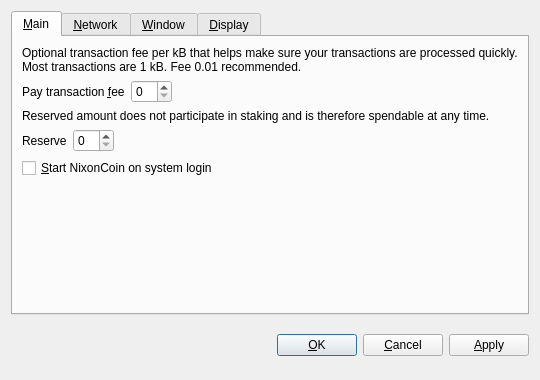
<?xml version="1.0" encoding="UTF-8"?>
<ui version="4.0">
 <class>OptionsDialog</class>
 <widget class="QDialog" name="OptionsDialog">
  <property name="geometry">
   <rect>
    <x>0</x>
    <y>0</y>
    <width>540</width>
    <height>380</height>
   </rect>
  </property>
  <property name="windowTitle">
   <string>Options</string>
  </property>
  <property name="modal">
   <bool>true</bool>
  </property>
  <layout class="QVBoxLayout" name="verticalLayout">
   <item>
    <widget class="QTabWidget" name="tabWidget">
     <property name="tabPosition">
      <enum>QTabWidget::North</enum>
     </property>
     <property name="currentIndex">
      <number>0</number>
     </property>
     <widget class="QWidget" name="tabMain">
      <attribute name="title">
       <string>&amp;Main</string>
      </attribute>
      <layout class="QVBoxLayout" name="verticalLayout_Main">
       <item>
        <widget class="QLabel" name="transactionFeeInfoLabel">
         <property name="text">
          <string>Optional transaction fee per kB that helps make sure your transactions are processed quickly. Most transactions are 1 kB. Fee 0.01 recommended.</string>
         </property>
         <property name="textFormat">
          <enum>Qt::PlainText</enum>
         </property>
         <property name="wordWrap">
          <bool>true</bool>
         </property>
        </widget>
       </item>
       <item>
        <layout class="QHBoxLayout" name="horizontalLayoutFee">
         <item>
          <widget class="QLabel" name="transactionFeeLabel">
           <property name="text">
            <string>Pay transaction &amp;fee</string>
           </property>
           <property name="textFormat">
            <enum>Qt::PlainText</enum>
           </property>
           <property name="buddy">
            <cstring>transactionFee</cstring>
           </property>
          </widget>
         </item>
         <item>
          <widget class="BitcoinAmountField" name="transactionFee"/>
         </item>
         <item>
          <spacer name="horizontalSpacerFee">
           <property name="orientation">
            <enum>Qt::Horizontal</enum>
           </property>
           <property name="sizeHint" stdset="0">
            <size>
             <width>40</width>
             <height>20</height>
            </size>
           </property>
          </spacer>
         </item>
        </layout>
       </item>
       <item>
        <widget class="QLabel" name="reserveBalanceInfoLabel">
         <property name="text">
          <string>Reserved amount does not participate in staking and is therefore spendable at any time.</string>
         </property>
         <property name="textFormat">
          <enum>Qt::PlainText</enum>
         </property>
         <property name="wordWrap">
          <bool>true</bool>
         </property>
        </widget>
       </item>
       <item>
        <layout class="QHBoxLayout" name="horizontalLayoutReserveBalance">
         <item>
          <widget class="QLabel" name="reserveBalanceLabel">
           <property name="text">
            <string>Reserve</string>
           </property>
           <property name="textFormat">
            <enum>Qt::PlainText</enum>
           </property>
           <property name="buddy">
            <cstring>reserveBalance</cstring>
           </property>
          </widget>
         </item>
         <item>
          <widget class="BitcoinAmountField" name="reserveBalance"/>
         </item>
         <item>
          <spacer name="horizontalSpacerReserveBalance">
           <property name="orientation">
            <enum>Qt::Horizontal</enum>
           </property>
           <property name="sizeHint" stdset="0">
            <size>
             <width>40</width>
             <height>20</height>
            </size>
           </property>
          </spacer>
         </item>
        </layout>
       </item>
       <item>
        <widget class="QCheckBox" name="bitcoinAtStartup">
         <property name="toolTip">
          <string>Automatically start NixonCoin after logging in to the system.</string>
         </property>
         <property name="text">
          <string>&amp;Start NixonCoin on system login</string>
         </property>
        </widget>
       </item>
       <item>
        <spacer name="verticalSpacer_Main">
         <property name="orientation">
          <enum>Qt::Vertical</enum>
         </property>
         <property name="sizeHint" stdset="0">
          <size>
           <width>20</width>
           <height>40</height>
          </size>
         </property>
        </spacer>
       </item>
      </layout>
     </widget>
     <widget class="QWidget" name="tabNetwork">
      <attribute name="title">
       <string>&amp;Network</string>
      </attribute>
      <layout class="QVBoxLayout" name="verticalLayout_Network">
       <item>
        <widget class="QCheckBox" name="mapPortUpnp">
         <property name="toolTip">
          <string>Automatically open the NixonCoin client port on the router. This only works when your router supports UPnP and it is enabled.</string>
         </property>
         <property name="text">
          <string>Map port using &amp;UPnP</string>
         </property>
        </widget>
       </item>
       <item>
        <widget class="QCheckBox" name="connectSocks">
         <property name="toolTip">
          <string>Connect to the NixonCoin network through a SOCKS proxy (e.g. when connecting through Tor).</string>
         </property>
         <property name="text">
          <string>&amp;Connect through SOCKS proxy:</string>
         </property>
        </widget>
       </item>
       <item>
        <layout class="QHBoxLayout" name="horizontalLayout_Network">
         <item>
          <widget class="QLabel" name="proxyIpLabel">
           <property name="text">
            <string>Proxy &amp;IP:</string>
           </property>
           <property name="textFormat">
            <enum>Qt::PlainText</enum>
           </property>
           <property name="buddy">
            <cstring>proxyIp</cstring>
           </property>
          </widget>
         </item>
         <item>
          <widget class="QValidatedLineEdit" name="proxyIp">
           <property name="maximumSize">
            <size>
             <width>140</width>
             <height>16777215</height>
            </size>
           </property>
           <property name="toolTip">
            <string>IP address of the proxy (e.g. 127.0.0.1)</string>
           </property>
          </widget>
         </item>
         <item>
          <widget class="QLabel" name="proxyPortLabel">
           <property name="text">
            <string>&amp;Port:</string>
           </property>
           <property name="textFormat">
            <enum>Qt::PlainText</enum>
           </property>
           <property name="buddy">
            <cstring>proxyPort</cstring>
           </property>
          </widget>
         </item>
         <item>
          <widget class="QLineEdit" name="proxyPort">
           <property name="maximumSize">
            <size>
             <width>55</width>
             <height>16777215</height>
            </size>
           </property>
           <property name="toolTip">
            <string>Port of the proxy (e.g. 9050)</string>
           </property>
          </widget>
         </item>
         <item>
          <widget class="QLabel" name="socksVersionLabel">
           <property name="text">
            <string>SOCKS &amp;Version:</string>
           </property>
           <property name="textFormat">
            <enum>Qt::PlainText</enum>
           </property>
           <property name="buddy">
            <cstring>socksVersion</cstring>
           </property>
          </widget>
         </item>
         <item>
          <widget class="QValueComboBox" name="socksVersion">
           <property name="toolTip">
            <string>SOCKS version of the proxy (e.g. 5)</string>
           </property>
          </widget>
         </item>
         <item>
          <spacer name="horizontalSpacer_Network">
           <property name="orientation">
            <enum>Qt::Horizontal</enum>
           </property>
           <property name="sizeHint" stdset="0">
            <size>
             <width>40</width>
             <height>20</height>
            </size>
           </property>
          </spacer>
         </item>
        </layout>
       </item>
       <item>
        <spacer name="verticalSpacer_Network">
         <property name="orientation">
          <enum>Qt::Vertical</enum>
         </property>
         <property name="sizeHint" stdset="0">
          <size>
           <width>20</width>
           <height>40</height>
          </size>
         </property>
        </spacer>
       </item>
      </layout>
     </widget>
     <widget class="QWidget" name="tabWindow">
      <attribute name="title">
       <string>&amp;Window</string>
      </attribute>
      <layout class="QVBoxLayout" name="verticalLayout_Window">
       <item>
        <widget class="QCheckBox" name="minimizeToTray">
         <property name="toolTip">
          <string>Show only a tray icon after minimizing the window.</string>
         </property>
         <property name="text">
          <string>&amp;Minimize to the tray instead of the taskbar</string>
         </property>
        </widget>
       </item>
       <item>
        <widget class="QCheckBox" name="minimizeOnClose">
         <property name="toolTip">
          <string>Minimize instead of exit the application when the window is closed. When this option is enabled, the application will be closed only after selecting Quit in the menu.</string>
         </property>
         <property name="text">
          <string>M&amp;inimize on close</string>
         </property>
        </widget>
       </item>
       <item>
        <spacer name="verticalSpacer_Window">
         <property name="orientation">
          <enum>Qt::Vertical</enum>
         </property>
         <property name="sizeHint" stdset="0">
          <size>
           <width>20</width>
           <height>40</height>
          </size>
         </property>
        </spacer>
       </item>
      </layout>
     </widget>
     <widget class="QWidget" name="tabDisplay">
      <attribute name="title">
       <string>&amp;Display</string>
      </attribute>
      <layout class="QVBoxLayout" name="verticalLayout_Display">
       <item>
        <layout class="QHBoxLayout" name="horizontalLayout_1_Display">
         <item>
          <widget class="QLabel" name="langLabel">
           <property name="text">
            <string>User Interface &amp;language:</string>
           </property>
           <property name="textFormat">
            <enum>Qt::PlainText</enum>
           </property>
           <property name="buddy">
            <cstring>lang</cstring>
           </property>
          </widget>
         </item>
         <item>
          <widget class="QValueComboBox" name="lang">
           <property name="toolTip">
            <string>The user interface language can be set here. This setting will take effect after restarting NixonCoin.</string>
           </property>
          </widget>
         </item>
        </layout>
       </item>
       <item>
        <layout class="QHBoxLayout" name="horizontalLayout_2_Display">
         <item>
          <widget class="QLabel" name="unitLabel">
           <property name="text">
            <string>&amp;Unit to show amounts in:</string>
           </property>
           <property name="textFormat">
            <enum>Qt::PlainText</enum>
           </property>
           <property name="buddy">
            <cstring>unit</cstring>
           </property>
          </widget>
         </item>
         <item>
          <widget class="QValueComboBox" name="unit">
           <property name="toolTip">
            <string>Choose the default subdivision unit to show in the interface and when sending coins.</string>
           </property>
          </widget>
         </item>
        </layout>
       </item>
       <item>
        <widget class="QCheckBox" name="displayAddresses">
         <property name="toolTip">
          <string>Whether to show NixonCoin addresses in the transaction list or not.</string>
         </property>
         <property name="text">
          <string>&amp;Display addresses in transaction list</string>
         </property>
        </widget>
       </item>
       <item>
        <widget class="QCheckBox" name="coinControlFeatures">
         <property name="toolTip">
          <string>Whether to show coin control features or not.</string>
         </property>
         <property name="text">
          <string>Display coin &amp;control features (experts only!)</string>
         </property>
        </widget>
       </item>
       <item>
        <spacer name="verticalSpacer_Display">
         <property name="orientation">
          <enum>Qt::Vertical</enum>
         </property>
         <property name="sizeHint" stdset="0">
          <size>
           <width>20</width>
           <height>40</height>
          </size>
         </property>
        </spacer>
       </item>
      </layout>
     </widget>
    </widget>
   </item>
   <item>
    <layout class="QHBoxLayout" name="horizontalLayout_Buttons">
     <item>
      <spacer name="horizontalSpacer_1">
       <property name="orientation">
        <enum>Qt::Horizontal</enum>
       </property>
       <property name="sizeHint" stdset="0">
        <size>
         <width>40</width>
         <height>48</height>
        </size>
       </property>
      </spacer>
     </item>
     <item>
      <widget class="QLabel" name="statusLabel">
       <property name="font">
        <font>
         <weight>75</weight>
         <bold>true</bold>
        </font>
       </property>
       <property name="text">
        <string/>
       </property>
       <property name="textFormat">
        <enum>Qt::PlainText</enum>
       </property>
       <property name="wordWrap">
        <bool>true</bool>
       </property>
      </widget>
     </item>
     <item>
      <spacer name="horizontalSpacer_2">
       <property name="orientation">
        <enum>Qt::Horizontal</enum>
       </property>
       <property name="sizeHint" stdset="0">
        <size>
         <width>40</width>
         <height>48</height>
        </size>
       </property>
      </spacer>
     </item>
     <item>
      <widget class="QPushButton" name="okButton">
       <property name="text">
        <string>&amp;OK</string>
       </property>
      </widget>
     </item>
     <item>
      <widget class="QPushButton" name="cancelButton">
       <property name="text">
        <string>&amp;Cancel</string>
       </property>
       <property name="autoDefault">
        <bool>false</bool>
       </property>
      </widget>
     </item>
     <item>
      <widget class="QPushButton" name="applyButton">
       <property name="text">
        <string>&amp;Apply</string>
       </property>
       <property name="autoDefault">
        <bool>false</bool>
       </property>
      </widget>
     </item>
    </layout>
   </item>
  </layout>
 </widget>
 <customwidgets>
  <customwidget>
   <class>BitcoinAmountField</class>
   <extends>QSpinBox</extends>
   <header>bitcoinamountfield.h</header>
  </customwidget>
  <customwidget>
   <class>QValueComboBox</class>
   <extends>QComboBox</extends>
   <header>qvaluecombobox.h</header>
  </customwidget>
  <customwidget>
   <class>QValidatedLineEdit</class>
   <extends>QLineEdit</extends>
   <header>qvalidatedlineedit.h</header>
  </customwidget>
 </customwidgets>
 <resources/>
 <connections/>
</ui>
